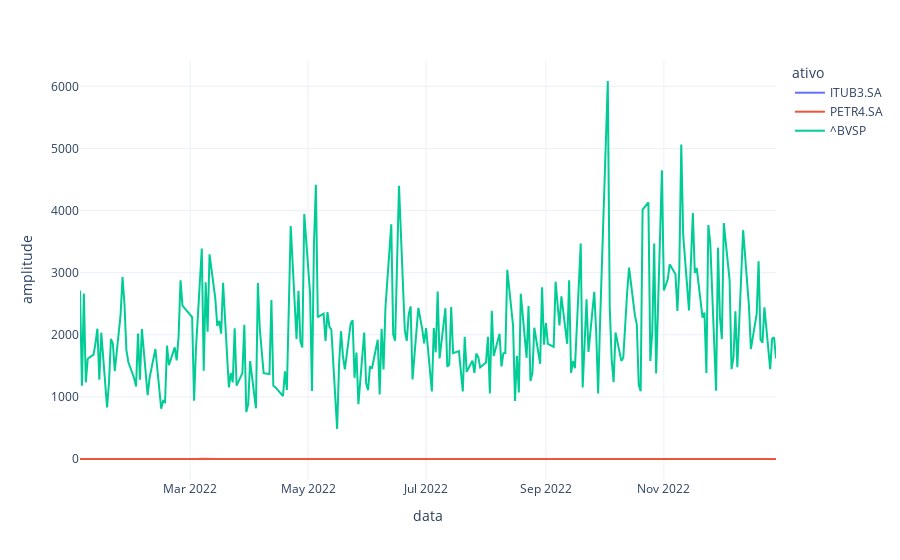

Write notebook code for a chart like this one.
### Code cell
fig = px.line(amp_vertical, x="data", y="amplitude", color='ativo', template='plotly_white')
fig.show()

### Figure 1 — Plotly figure (JSON) as saved in the notebook; plotly's stock layout.template omitted (floating-point values rounded to 4 significant figures; data arrays with more than 128 entries replaced by an {"elided": "..."} marker saying what was removed)
{"data": [{"hovertemplate": "ativo=ITUB3.SA<br>data=%{x}<br>amplitude=%{y}<extra></extra>", "legendgroup": "ITUB3.SA", "line": {"color": "#636efa", "dash": "solid"}, "marker": {"symbol": "circle"}, "mode": "lines", "name": "ITUB3.SA", "orientation": "v", "showlegend": true, "type": "scatter", "x": {"elided": "250 str values"}, "xaxis": "x", "y": {"elided": "250 float values"}, "yaxis": "y"}, {"hovertemplate": "ativo=PETR4.SA<br>data=%{x}<br>amplitude=%{y}<extra></extra>", "legendgroup": "PETR4.SA", "line": {"color": "#EF553B", "dash": "solid"}, "marker": {"symbol": "circle"}, "mode": "lines", "name": "PETR4.SA", "orientation": "v", "showlegend": true, "type": "scatter", "x": {"elided": "250 str values"}, "xaxis": "x", "y": {"elided": "250 float values"}, "yaxis": "y"}, {"hovertemplate": "ativo=^BVSP<br>data=%{x}<br>amplitude=%{y}<extra></extra>", "legendgroup": "^BVSP", "line": {"color": "#00cc96", "dash": "solid"}, "marker": {"symbol": "circle"}, "mode": "lines", "name": "^BVSP", "orientation": "v", "showlegend": true, "type": "scatter", "x": {"elided": "250 str values"}, "xaxis": "x", "y": {"elided": "250 int values"}, "yaxis": "y"}], "layout": {"legend": {"title": {"text": "ativo"}, "tracegroupgap": 0}, "margin": {"t": 60}, "xaxis": {"anchor": "y", "domain": [0, 1], "title": {"text": "data"}}, "yaxis": {"anchor": "x", "domain": [0, 1], "title": {"text": "amplitude"}}}}
